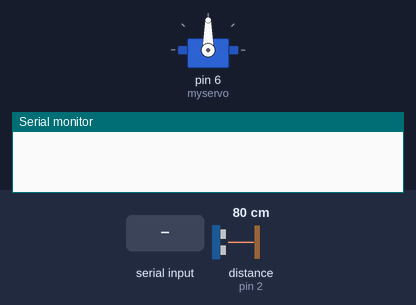
This sketch was run on a simulated Arduino Uno, built with avr-gcc and run on an emulated ATmega328P. On the bench: servo, the last lines printed to the serial monitor. The test bench sets the inputs (shaded band); at power-on: distance to the obstacle (sensor on pin 2) 80 cm. The echo pulse lasts 58.3 µs per cm; no radio packets arrive unless stated.

Above: at 1.2 s.
1.3 s: "ON" received over Serial
At 1.46 s:
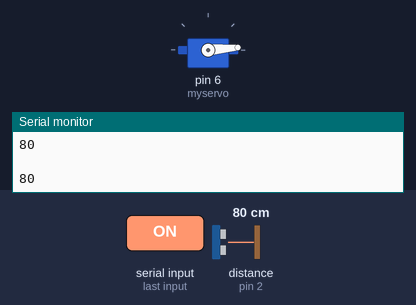
4.3 s: distance to the obstacle (sensor on pin 2) set to 2 cm
At 4.55 s:
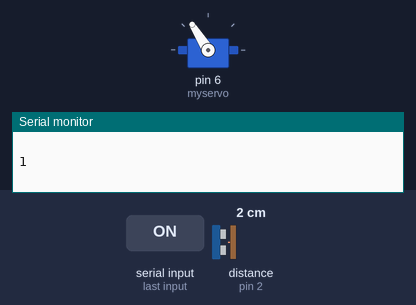
7.3 s: distance to the obstacle (sensor on pin 2) set to 4 cm
At 8.46 s:
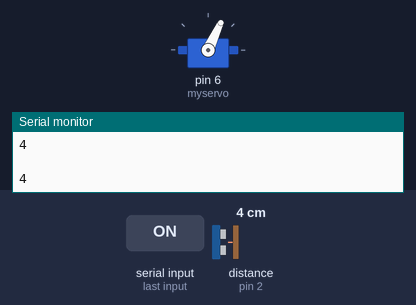
Timing chart, 0 to 16.3 s (numbered marks = the images above; inputs shaded):
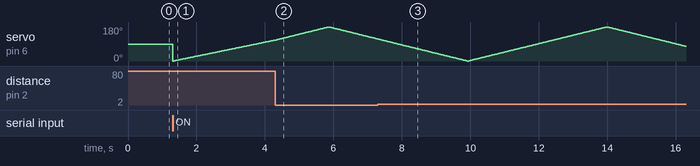

The sketch:

Gonderici_Mesafe_Servo.ino
```cpp
#include <SPI.h>
#include <nRF24L01.h>
#include <RF24.h>
#include <Servo.h>

String data;
String cata;

int trigPin = 3;
int echoPin = 2;

long sure;
long uzaklik;

Servo myservo;  // create servo object to control a servo
// twelve servo objects can be created on most boards

int pos = 0;    // variable to store the servo position
RF24 radio(9, 10); // CE, CSN
const byte address[6] = "00001";

void setup() {
  radio.begin();
  radio.openWritingPipe(address);
  radio.setPALevel(RF24_PA_MIN);
  radio.stopListening();
  myservo.attach(6);  // attaches the servo on pin 9 to the servo object
  pinMode(trigPin, OUTPUT); /* trig pini çıkış olarak ayarlandı */
  pinMode(echoPin, INPUT); /* echo pini giriş olarak ayarlandı */
  Serial.begin(9600);
radio.setChannel(101);

}
void loop() {
  while (Serial.available()) {
    delay(3);
    char c = Serial.read();
    data += c;
  }
  if (data == "ON")
  { cata = "";
    cata += data;
    data = "";
  }
  if (data == "OFF") {
    cata = "";
    cata += data;
    data = "";
  } if (cata == "ON") {
    for (pos = 0; pos <= 180; pos += 1) { // goes from 0 degrees to 180 degrees
      // in steps of 1 degree
      myservo.write(pos);    // tell servo to go to position in variable 'pos'
      digitalWrite(trigPin, LOW); /* sensör pasif hale getirildi */
      delayMicroseconds(5);
      digitalWrite(trigPin, HIGH); /* Sensore ses dalgasının üretmesi için emir verildi */
      delayMicroseconds(10);
      digitalWrite(trigPin, LOW);  /* Yeni dalgaların üretilmemesi için trig pini LOW konumuna getirildi */
      sure = pulseIn(echoPin, HIGH); /* ses dalgasının geri dönmesi için geçen sure ölçülüyor */
      uzaklik = sure / 29.1 / 2; /* ölçülen sure uzaklığa çevriliyor */
     Serial.println(" " );
      Serial.println(uzaklik); /* hesaplanan uzaklık bilgisayara aktarılıyor */

      delay(10);                       // waits 15ms for the servo to reach the position
      unsigned char text = uzaklik;
      radio.write(&text, sizeof(unsigned char));
      delay(10);
    }
    for (pos = 180; pos >= 0; pos -= 1) { // goes from 180 degrees to 0 degrees
      myservo.write(pos);              // tell servo to go to position in variable 'pos'
      digitalWrite(trigPin, LOW); /* sensör pasif hale getirildi */
      delayMicroseconds(5);
      digitalWrite(trigPin, HIGH); /* Sensore ses dalgasının üretmesi için emir verildi */
      delayMicroseconds(10);
      digitalWrite(trigPin, LOW);  /* Yeni dalgaların üretilmemesi için trig pini LOW konumuna getirildi */
      sure = pulseIn(echoPin, HIGH); /* ses dalgasının geri dönmesi için geçen sure ölçülüyor */
      uzaklik = sure / 29.1 / 2; /* ölçülen sure uzaklığa çevriliyor */
      Serial.println(" " );
      Serial.println(uzaklik); /* hesaplanan uzaklık bilgisayara aktarılıyor */


      delay(10);                       // waits 15ms for the servo to reach the position
      unsigned char text = uzaklik;
      radio.write(&text, sizeof(unsigned char));
      delay(10);
    }
  }
  if (cata == "OFF") {
    pos = 0;
  }

}
```
